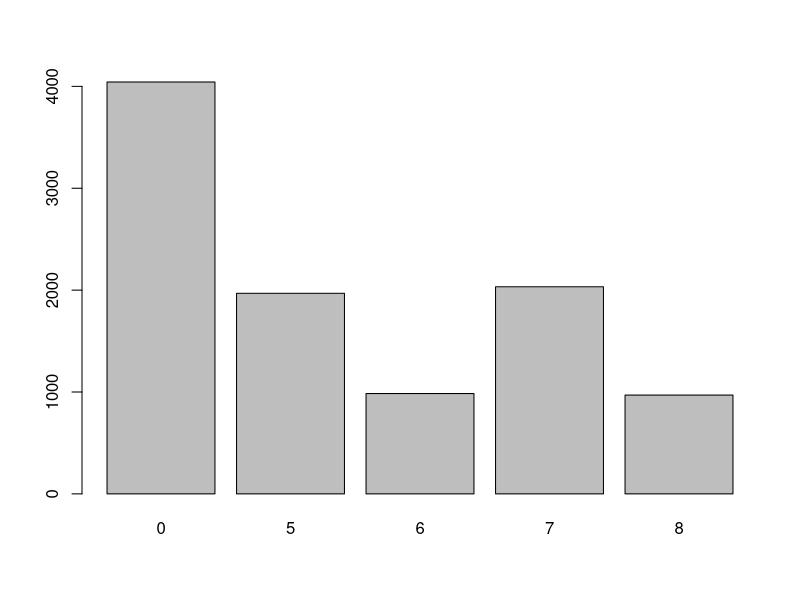
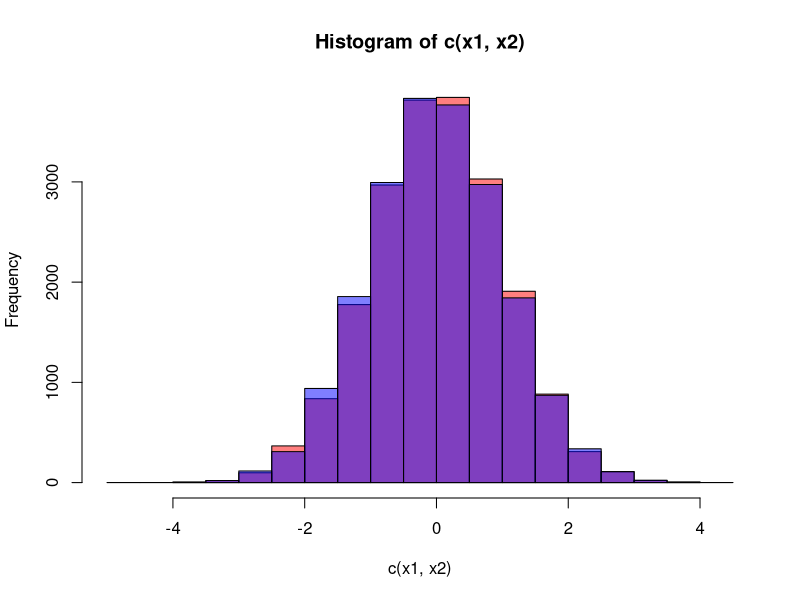

Write the R code that produced these figures, in order.
##exo 1

x = runif(10000, min = 0, max = 1)
y = rep(0, 10000)
for(i in 1:10000){
  
  if (x[i] < 0.4){
    y[i] = 0
  }
  if (x[i] >= 0.4 && x[i] < 0.6) {
    y[i] <- 5
  }
  
  if (x[i] >= 0.6 && x[i] < 0.7) {
    y[i] <- 6
  }
  
  if (x[i] >= 0.7 && x[i] < 0.9) {
    y[i] <- 7
  }
  
  if (x[i] >= 0.9 && x[i] < 1) {
    y[i] <- 8
  }
}


barplot(table(y))

## Exo 3

xbar = runif(10000, min = 0, max = 1)
x1 = sqrt(-2*log(x))*cos(2*pi*xbar)
x2 = sqrt(-2*log(x))*sin(2*pi*xbar)

hist(c(x1, x2), col = rgb(1, 0, 0, 0.5))

n1 = rnorm(20000)

hist(n1,col = rgb(0, 0, 1, 0.5), add = TRUE)



